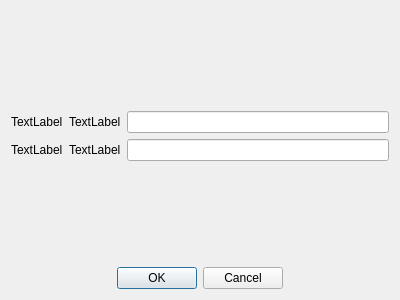
<?xml version="1.0" encoding="UTF-8"?>
<ui version="4.0">
 <class>DialogLogin</class>
 <widget class="QDialog" name="DialogLogin">
  <property name="geometry">
   <rect>
    <x>0</x>
    <y>0</y>
    <width>400</width>
    <height>300</height>
   </rect>
  </property>
  <property name="windowTitle">
   <string>Dialog</string>
  </property>
  <layout class="QVBoxLayout" name="verticalLayout">
   <item>
    <spacer name="verticalSpacer">
     <property name="orientation">
      <enum>Qt::Vertical</enum>
     </property>
     <property name="sizeHint" stdset="0">
      <size>
       <width>20</width>
       <height>75</height>
      </size>
     </property>
    </spacer>
   </item>
   <item>
    <layout class="QHBoxLayout" name="horizontalLayout_2">
     <item>
      <widget class="QLabel" name="label">
       <property name="text">
        <string>TextLabel</string>
       </property>
      </widget>
     </item>
     <item>
      <widget class="QLabel" name="label_2">
       <property name="text">
        <string>TextLabel</string>
       </property>
      </widget>
     </item>
     <item>
      <widget class="QLineEdit" name="lineEdit"/>
     </item>
    </layout>
   </item>
   <item>
    <layout class="QHBoxLayout" name="horizontalLayout">
     <item>
      <widget class="QLabel" name="label_4">
       <property name="text">
        <string>TextLabel</string>
       </property>
      </widget>
     </item>
     <item>
      <widget class="QLabel" name="label_3">
       <property name="text">
        <string>TextLabel</string>
       </property>
      </widget>
     </item>
     <item>
      <widget class="QLineEdit" name="lineEdit_2"/>
     </item>
    </layout>
   </item>
   <item>
    <spacer name="verticalSpacer_4">
     <property name="orientation">
      <enum>Qt::Vertical</enum>
     </property>
     <property name="sizeHint" stdset="0">
      <size>
       <width>20</width>
       <height>74</height>
      </size>
     </property>
    </spacer>
   </item>
   <item>
    <layout class="QHBoxLayout" name="horizontalLayout_3">
     <item>
      <spacer name="horizontalSpacer">
       <property name="orientation">
        <enum>Qt::Horizontal</enum>
       </property>
       <property name="sizeHint" stdset="0">
        <size>
         <width>40</width>
         <height>20</height>
        </size>
       </property>
      </spacer>
     </item>
     <item>
      <widget class="QDialogButtonBox" name="buttonBox">
       <property name="orientation">
        <enum>Qt::Horizontal</enum>
       </property>
       <property name="standardButtons">
        <set>QDialogButtonBox::Cancel|QDialogButtonBox::Ok</set>
       </property>
      </widget>
     </item>
     <item>
      <spacer name="horizontalSpacer_2">
       <property name="orientation">
        <enum>Qt::Horizontal</enum>
       </property>
       <property name="sizeHint" stdset="0">
        <size>
         <width>40</width>
         <height>20</height>
        </size>
       </property>
      </spacer>
     </item>
    </layout>
   </item>
  </layout>
 </widget>
 <resources/>
 <connections>
  <connection>
   <sender>buttonBox</sender>
   <signal>accepted()</signal>
   <receiver>DialogLogin</receiver>
   <slot>accept()</slot>
   <hints>
    <hint type="sourcelabel">
     <x>248</x>
     <y>254</y>
    </hint>
    <hint type="destinationlabel">
     <x>157</x>
     <y>274</y>
    </hint>
   </hints>
  </connection>
  <connection>
   <sender>buttonBox</sender>
   <signal>rejected()</signal>
   <receiver>DialogLogin</receiver>
   <slot>reject()</slot>
   <hints>
    <hint type="sourcelabel">
     <x>316</x>
     <y>260</y>
    </hint>
    <hint type="destinationlabel">
     <x>286</x>
     <y>274</y>
    </hint>
   </hints>
  </connection>
 </connections>
</ui>
